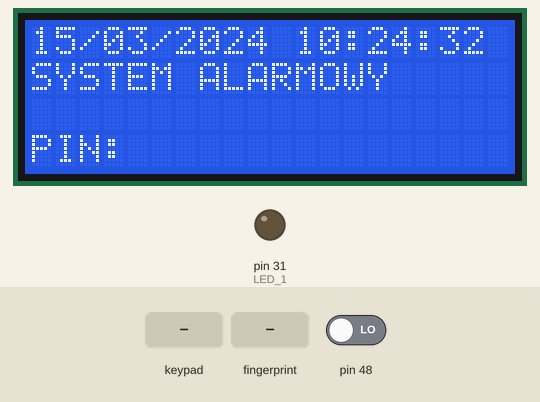
A sketch run on a simulated Arduino Mega 2560, built with avr-gcc and run on an emulated ATmega2560. Parts: 20×4 character LCD, output pins drawn as LEDs (lit = HIGH). The test bench sets the inputs (shaded band); at power-on: pin 48 LOW. The local clock reads 2024-03-15 10:24:30 at power-on unless the sketch sets it; what the sketch prints to the serial monitor is not drawn.

Above: at 2.2 s.
2.3 s: key 'A' pressed
At 3.5 s:
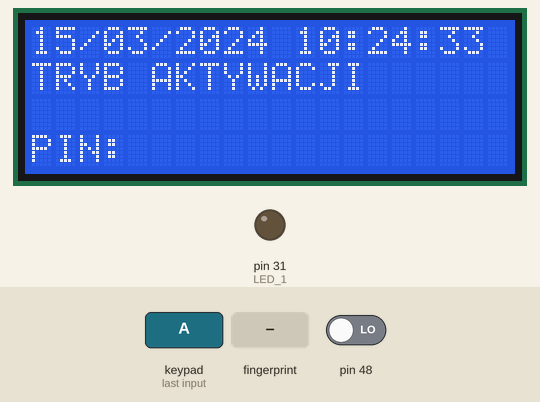
5.4 s: keypad keys 7 5 8 7 D pressed 0.4 s apart
At 8.5 s:
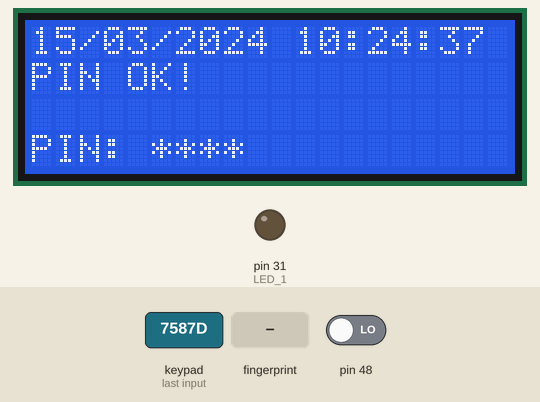
8.9 s: finger stored as number 1 placed on the sensor
At 11.8 s:
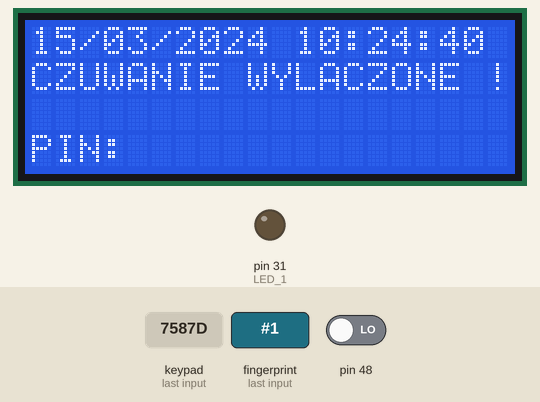
12.0 s: key 'B' pressed
At 14.8 s:
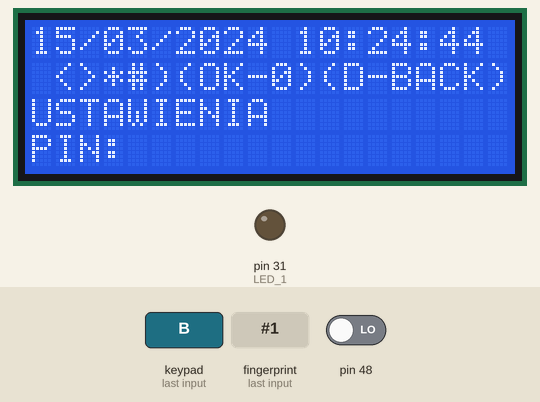
Timing chart, 0 to 16.1 s (numbered marks = the images above; inputs shaded):
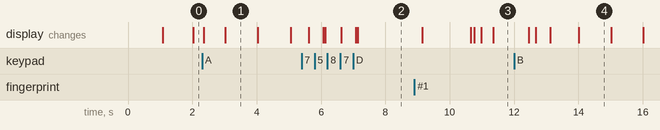

Measured:
- after the input at 2.3 s, the display: first changes after 0.05 s (image 1 shows a later state)
- after the input at 5.4 s, the display: first changes after 0.22 s (image 2 shows a later state)
- after the input at 12.0 s, the display: first differs from a run without the input after 0.67 s (image 4 shows a later state)
- what the display in image 1 shows lasts 1.0 s, from 3.0 s to 4.0 s

The sketch:

Arduino_Home_Security_System.ino
```cpp
// Date and time functions using a DS1307 RTC connected via I2C and Wire lib
#include <Wire.h>
#include <LiquidCrystal.h>
#include <RTClib.h>
#include <Keypad.h>
#include <Adafruit_Fingerprint.h>
#include <SoftwareSerial.h>
#include <TimerOne.h>
void zegar(void);

SoftwareSerial sim800l(16, 17); // TX, RX, YELLOW, PURPLE.
//SoftwareSerial mySerial(18, 19);
#define mySerial Serial1 // FINGERPTINT READER
Adafruit_Fingerprint finger = Adafruit_Fingerprint(&mySerial);
short int fingerprint_ID;
int PIR_1 = 30; //  PIR_1 SENSOR
int LED_1 = 31; //  LED_1
void data_czas(); //  GET CURRENT TIME FROM RTC
void spr_pin();
char key;
//void czuwanie_zal();
//NUMERY TEL DO POWIADOMIEŃ
String nr_tel_1 = "+48*********";
// Stały pin
static char pin_s1 = '7';
static char pin_s2 = '5';
static char pin_s3 = '8';
static char pin_s4 = '7';
int menu = 0;
unsigned short int int_clock = 0;
unsigned short int delay_ON = 15; // DELAY TO ARM ALARM
unsigned short int time_temp = 0;
unsigned short int time_temp_disp = 0;
//unsigned long startMillis;
//unsigned long currentMillis;
//unsigned long endMillis;
//const unsigned long period = 10000;
int stan_odlicz = 0;  // STATE OF COUNTING
int poz_dost = 0; // 0 - NOK    4 - OK
int poz_wsk = 0;
int stan_czuwania = 0;  // 0 - CZUWANIE WYŁ, 2 CZUWANIE WŁ.


RTC_DS1307 rtc;
LiquidCrystal lcd(11, 10, 9, 8, 7, 6); // (rs, e, d4, d5, d6, d7)

//char daysOfTheWeek[7][12] = {"Sun", "Mon", "Tue", "Wed", "Thu", "Fri", "Sat"};

const byte ROWS = 4;
const byte COLS = 4;
char keys [ROWS][COLS]={
  {'1', '2', '3', 'A'},
  {'4', '5', '6', 'B'},
  {'7', '8', '9', 'C'},
  {'*', '0', '#', 'D'},
  };

byte rowPins[ROWS] = {22, 23, 24, 25};
byte colPins[COLS] = {26, 27, 28, 29};

Keypad keypad = Keypad( makeKeymap(keys), rowPins, colPins, ROWS, COLS );

void setup ()
{
  sim800l.begin(9600);
  Serial.begin(9600);
  finger.begin(57600);

  pinMode(PIR_1, INPUT);  // CZUJNIK PIR_1
  pinMode(LED_1, OUTPUT); // LED_1
  digitalWrite(PIR_1, LOW);


  lcd.begin(20, 4);
  if (! rtc.begin())
  {
    lcd.print("Couldn't find RTC");
    while (1);
  }
  if (! rtc.isrunning())
  {
    lcd.print("RTC is NOT running!");
  }
    //rtc.adjust(DateTime(F(__DATE__), F(__TIME__)));// USTAWIENIE CZASU Z KOMPUTERA
    //rtc.adjust(DateTime(2020, 12, 12, 3, 0, 0));// MANUALNE USTAWIENIE CZASU

    // WYŚWIETLENIE EKRANU POWITALNEGO
   lcd.setCursor(0, 1);
   lcd.print ("SYSTEM ALARMOWY     ");
   lcd.setCursor(0, 3);
   lcd.print ("PIN: ");

   finger.getTemplateCount();
   Serial.print("Sensor contains "); Serial.print(finger.templateCount); Serial.println(" templates");
   Serial.println("Waiting for valid finger...");
   Timer1.initialize(1000000); // Czestotliwosc timera
   Timer1.attachInterrupt(zegar); // Przypisanie timera do funkcji
}
//////////////////////////////////////////////////////////
//  LOOP
//////////////////////////////////////////////////////////
void loop ()
{
   data_czas(); // Wywolanie funkcji wyświetlania czasu rzeczywistego
   Serial.println("menu: "); Serial.print(menu);

  if (menu == 0)
    {
      key_pad();
    }

// ODLICZANIE
  if (stan_czuwania == 1 && stan_odlicz == 0)
    {
      odliczanie();
    }

  if (stan_czuwania == 1 && stan_odlicz == 1)
    {
      czuwanie_zal();
    }

//////////////////////////////////////////////////////////
  if ((key == 'A' || menu == 10) && stan_czuwania == 0)
      {
        menu = 10;
        lcd.setCursor(0, 1);
        lcd.print ("TRYB AKTYWACJI      ");
        key_pad();
        getFingerprintIDez();
        Serial.print("Odcisk:");    // KONTROLA ZMIENNYCH
        Serial.print(fingerprint_ID);   // KONTROLA ZMIENNYCH
        if (fingerprint_ID == 1 || fingerprint_ID == 2 || fingerprint_ID == 3 || fingerprint_ID == 4 )
          {
            lcd.setCursor(0, 1);
            lcd.print ("CZUWANIE ZALACZONE !");
            delay (1500);
            lcd.setCursor(0, 1);
            lcd.print ("                    ");
            stan_czuwania = 1;
            stan_odlicz = 0;
            int_clock = 0; // Set internal clock to 0
            poz_dost = 0;
            fingerprint_ID = 0;
            menu = 0;
          }
        if (key && poz_dost !=4 && menu == 10)
            {
                spr_pin();
                  if (poz_dost == 4)
                    {
                      lcd.setCursor(0, 1);
                      lcd.print ("CZUWANIE ZALACZONE !");
                      delay (1500);
                      lcd.setCursor(0, 1);
                      lcd.print ("                    ");
                      stan_czuwania = 1;
                      stan_odlicz = 0;
                      int_clock = 0; // Set internal clock to 0
                      poz_dost = 0;
                      menu = 0;
                    }
             }

      }

//////////////////////////////////////////////////////////
  if ((key == 'D' || menu == 20) && stan_czuwania == 1)
      {
        menu = 20;
        lcd.setCursor(0, 1);
        lcd.print ("TRYB DEZAKTYWACJI   ");
        key_pad();
        getFingerprintIDez();
        Serial.print("Odcisk: ");   // KONTROLA ZMIENNYCH
        Serial.print(fingerprint_ID);   // KONTROLA ZMIENNYCH
        if (fingerprint_ID == 1 || fingerprint_ID == 2 || fingerprint_ID == 3 || fingerprint_ID == 4 )
          {
            lcd.setCursor(0, 1);
            lcd.print ("CZUWANIE WYLACZONE !");
            delay (1000);
            stan_czuwania = 0;
            poz_dost = 0;
            lcd.setCursor(5, 2);
            lcd.print ("              ");
            fingerprint_ID = 0;
            menu = 0;
          }
        if (key && poz_dost !=4 && menu == 20)
            {
                spr_pin();
                  if (poz_dost == 4)
                    {
                      lcd.setCursor(0, 1);
                      lcd.print ("CZUWANIE WYLACZONE !");
                      delay (1000);
                      stan_czuwania = 0;
                      poz_dost = 0;
                      menu = 0;
                    }
             }

      }

//////////////////////////////////////////////////////////
  if (key == 'B' || menu == 30)
      {
        menu = 30;
        lcd.setCursor(0, 1);
        lcd.print ("(<>*#)(OK-0)(D-BACK)");
        lcd.setCursor(0, 2);
        lcd.print ("USTAWIENIA           ");

        Serial.println(menu);
      }

   delay(100);
}

//////////////////////////////////////////////////////////
//  END LOOP
//////////////////////////////////////////////////////////

//////////////////////////////////////////////////////////
//  KEYPAD
//////////////////////////////////////////////////////////
void key_pad()
  {
      key = keypad.getKey();
      Serial.println(key);
  }

//////////////////////////////////////////////////////////
// FUNKCJA CZUWANIE
//////////////////////////////////////////////////////////
void czuwanie_zal()
{

  if (digitalRead(PIR_1) == HIGH)
     {
        digitalWrite(LED_1, HIGH);
     }

  else
     {
        digitalWrite(LED_1, LOW);
     }

}

//////////////////////////////////////////////////////////
//  FUNKCJA ODLICZANIE
//////////////////////////////////////////////////////////
void odliczanie()
{
  lcd.setCursor(0, 1);
  lcd.print("AKTYWACJA ZA: ");

  time_temp = delay_ON - int_clock;
  lcd.setCursor(14, 1);
  lcd.print (time_temp);

  if (time_temp < 10)
    {
       lcd.setCursor(14, 1);
       lcd.print ("0");
       lcd.setCursor(15, 1);
    }

  else
  {
      lcd.setCursor(14, 1);
  }
    lcd.print (time_temp);


  lcd.setCursor(17, 1);
  lcd.print ("sek");

  if (time_temp == 0)
    {
      stan_odlicz = 1;
      lcd.setCursor(0, 1);
      lcd.print("CZUWANIE ZALACZONE !");
    }

  Serial.println (time_temp);

}

//////////////////////////////////////////////////////////
//  FUNKCJA ZEGAR WEWNĘTRZNY
//////////////////////////////////////////////////////////

void zegar()
{
  digitalWrite(48, !digitalRead(48));
  if (digitalRead(48) == HIGH)
    {
        int_clock ++;
    }

  if (int_clock == 32760)
    {
      int_clock = 0;
    }

}

//////////////////////////////////////////////////////////
//  FUNKCJA SPRAWDZĄCA POPRAWNOŚĆ PINU
//////////////////////////////////////////////////////////

void spr_pin()
{
      if (poz_wsk == 0 && key == pin_s1 && poz_dost == 0)
      {
         lcd.setCursor(5 + poz_wsk, 3);
         lcd.print('*');
         //Serial.println("Poziom dotepu: "), Serial.println (poz_dost);  // Kontrola poziomu dostępu
         poz_dost=1;
         poz_wsk++;
      }
      else if (poz_wsk == 1 && key == pin_s2 && poz_dost == 1)
      {
         lcd.setCursor(5 + poz_wsk, 3);
         lcd.print('*');
         //Serial.println("Poziom dotepu: "), Serial.println (poz_dost);  // Kontrola poziomu dostępu
         poz_dost=2;
         poz_wsk++;
      }
      else if (poz_wsk == 2 && key == pin_s3 && poz_dost == 2)
      {
         lcd.setCursor(5 + poz_wsk, 3);
         lcd.print('*');
         //Serial.println("Poziom dotepu: "), Serial.println (poz_dost);  // Kontrola poziomu dostępu
         poz_dost=3;
         poz_wsk++;
      }
      else if (poz_wsk == 3 && key == pin_s4 && poz_dost == 3)
      {
         lcd.setCursor(5 + poz_wsk, 3);
         lcd.print('*');
         poz_dost=4;
          //Serial.println("Poziom dotepu: "), Serial.println (poz_dost);  // Kontrola poziomu dostępu
         lcd.setCursor(0, 1);
         lcd.print ("PIN OK!             ");
         delay(2000);
         lcd.setCursor(0, 1);
         lcd.print ("                    ");
         lcd.setCursor(5, 3);
         lcd.print ("               ");
         poz_wsk++;
         poz_wsk = 0;
      }

      else
      {
         lcd.setCursor(5 + poz_wsk, 2);
         lcd.print('*');
          //Serial.println("Poziom dotepu: "), Serial.println (poz_dost);  // Kontrola poziomu dostępu
         poz_wsk++;
         if (poz_wsk >= 4 && poz_dost != 4)
         {
            lcd.setCursor(0, 1);
            lcd.print ("ZLY PIN !           ");
            delay(2000);
            lcd.setCursor(0, 1);
            lcd.print ("WPROWADZ PIN        ");
            lcd.setCursor(5, 3);
            lcd.print ("               ");
            delay(1000);
            poz_wsk++;
            poz_wsk = 0;
            poz_dost = 0;
         }
         }

}
//////////////////////////////////////////////////////////
//  RTC MODULE - SHOWING CURENT DATE AND TIME ON LCD
//////////////////////////////////////////////////////////
  void data_czas()
  {
    DateTime now = rtc.now();
    // Wyswietlanie daty i dnia tygodnia
    //lcd.print(daysOfTheWeek[now.dayOfTheWeek()]);
    // Wyswietlanie dnia
    lcd.setCursor(0, 0);
    if (now.day() < 10)
      {
        lcd.print('0');
        lcd.setCursor(1, 0);
        lcd.print(now.day());
        lcd.setCursor(2, 0);
      }
    else
      {
        lcd.print(now.day());
      }
      lcd.print('/');
    // Wyswietlanie miesiąca
    lcd.setCursor(3, 0);
    if (now.month() < 10)
      {
        lcd.print('0');
        lcd.setCursor(4 , 0);
        lcd.print(now.month());
      }
    else
      {
        lcd.print(now.month());
      }
    lcd.print('/');
    lcd.print(now.year());
    // Wyswietlanie godziny
    lcd.setCursor(11, 0);
    if (now.hour() < 10)
      {
        lcd.print('0');
        lcd.setCursor(12, 0);
        lcd.print(now.hour());
        lcd.setCursor(13, 0);
      }
    else
      {
        lcd.print(now.hour());
        lcd.setCursor(13, 0);
      }
    lcd.print(':');
    // Wyswietlanie minuty
    lcd.setCursor(14, 0);
    if (now.minute() < 10)
      {
        lcd.print('0');
        lcd.setCursor(15, 0);
        lcd.print(now.minute());
        lcd.setCursor(16, 0);
      }
    else
      {
        lcd.print(now.minute());
        lcd.setCursor(16, 0);
      }
    lcd.print(':');
        // Wyswietlanie sekundy
    lcd.setCursor(17, 0);
    if (now.second() < 10)
      {
        lcd.print('0');
        lcd.setCursor(18, 0);
        lcd.print(now.second());
        //lcd.setCursor(19, 0);
      }
    else
      {
        lcd.print(now.second());
        //lcd.setCursor(19, 0);
      }

  }

//////////////////////////////////////////////////////////
//  FUNKCJA SPRAWDZAJĄCA ODCISK PALCA
//////////////////////////////////////////////////////////

int getFingerprintIDez() {
  uint8_t p = finger.getImage();
  if (p != FINGERPRINT_OK)  return -1;

  p = finger.image2Tz();
  if (p != FINGERPRINT_OK)  return -1;

  p = finger.fingerFastSearch();
  if (p != FINGERPRINT_OK)  return -1;

  Serial.print("Found ID #"); Serial.print(finger.fingerID);
  Serial.print(" with confidence of "); Serial.print(finger.confidence);

switch(finger.fingerID)
{
  case 0:
    fingerprint_ID = 1;
    break;

  case 1:
    fingerprint_ID = 2;
    break;

  case 2:
    fingerprint_ID = 3;
    break;

  case 3:
    fingerprint_ID = 4;
    break;

  default:
    fingerprint_ID = 0;
    break;

}
  Serial.println(fingerprint_ID);
  return finger.fingerID;

}

//////////////////////////////////////////////////////////
//  WYSYŁANIE POWIADOMIEŃ SMS
//////////////////////////////////////////////////////////

void SendTextMessage()
{
  Serial.println("Sending Text...");
  sim800l.print("AT+CMGF=1\r"); // Set the shield to SMS mode
  delay(100);
  //sim800l.print("AT+CMGS=\"+48*********\"\r"); // Numer telefonu do powiadomień
  sim800l.print("AT+CMGS=\"+48*********\"\r"); // Numer telefonu do powiadomień
  delay(200);
  sim800l.print("Motion detected !"); //the content of the message
  delay(500);
  sim800l.print((char)26);//the ASCII code of the ctrl+z is 26 (required according to the datasheet)
  delay(100);
  sim800l.println();
  Serial.println("Text Sent.");
  delay(500);
}
```
